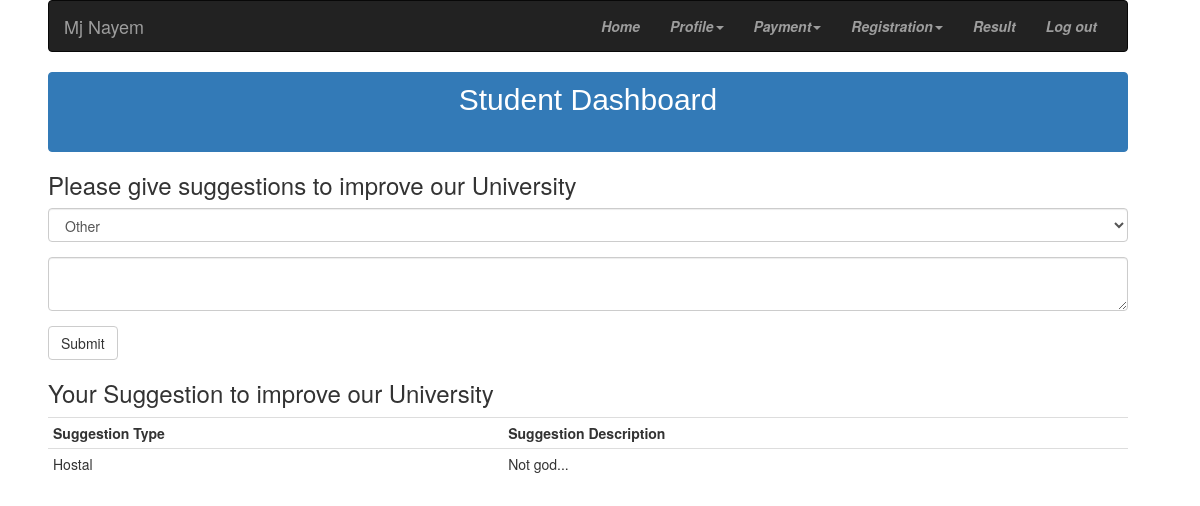
Page /home.php (signed in) on the committed database.
### tables this page shows
CREATE TABLE `personal_info_student` (
  `email` varchar(30) NOT NULL DEFAULT 'email',
  `f_name` varchar(20) DEFAULT NULL,
  `m_name` varchar(20) DEFAULT NULL,
  `l_name` varchar(20) DEFAULT NULL,
  `n_name` varchar(20) DEFAULT NULL,
  `d_o_b` varchar(20) NOT NULL DEFAULT '2017-07-01',
  `p_o_b` varchar(30) DEFAULT NULL,
  `gender` varchar(10) DEFAULT NULL,
  `marital_status` varchar(20) DEFAULT NULL,
  `blood` varchar(10) DEFAULT NULL,
  `religion` varchar(20) DEFAULT NULL,
  `nationality` varchar(30) DEFAULT NULL,
  `national_id` varchar(50) DEFAULT NULL,
  `passport` varchar(50) DEFAULT NULL,
  `im` varchar(50) DEFAULT NULL,
  `social_id` varchar(200) DEFAULT NULL,
  `about_u` varchar(300) DEFAULT NULL
);

CREATE TABLE `student_suggestion` (
  `id` int(11) NOT NULL,
  `email` varchar(30) DEFAULT NULL,
  `catagory` varchar(20) DEFAULT NULL,
  `message` varchar(500) DEFAULT NULL
);

### home.php (the view, shortened to what this page needs)
<?php
require 'db_besic.php';
 $email = $_SESSION["U_email"];
$conn=db_connection();
          mysqli_select_db($conn,"dfd_database");
          $st=mysqli_query($conn,"SELECT * from personal_info_student  where email='$email'");
          $s_up=mysqli_fetch_array($st);
?>
<!DOCTYPE html>
<html>
<head>
	<link  rel="stylesheet" href="bootstrap.min.css"/>
</head>
<body>
<div id="main_body">
<nav class="navbar navbar-inverse">
  <div class="container-fluid ">
   <div class="navbar-header" >
      <a class="navbar-brand" ><?php echo $s_up[1]." ".$s_up[2]." ".$s_up[3]?></a>
    </div>
    <div class="collapse navbar-collapse" id="bs-example-navbar-collapse-1">
      <ul class="nav navbar-nav  navbar-right">
        <li class="toggle"><a href="home.php"><i><b>Home</b></i><span class="sr-only">(current)</span></a></li>
        <li class="dropdown">
          <a href="#" class="dropdown-toggle" data-toggle="dropdown" role="button" aria-haspopup="true" aria-expanded="false"><i><b>Profile</b></i><span class="caret"></span></a>
        </li>
        <li class="dropdown">
          <a href="#" class="dropdown-toggle" data-toggle="dropdown" role="button" aria-haspopup="true" aria-expanded="false"><i><b>Payment</b></i><span class="caret"></span></a>
        </li>
            <li class="dropdown">
          <a href="#" class="dropdown-toggle" data-toggle="dropdown" role="button" aria-haspopup="true" aria-expanded="false"><i><b>Registration</b></i><span class="caret"></span></a>
        </li>
          <li class="toggle"><a href="result.php"><i><b>Result</b></i><span class="sr-only">(current)</span></a></li>
           <li class="toggle"><a href="logout.php"><i><b>Log out</b></i><span class="sr-only">(current)</span></a></li>
         </ul>
  </div>
  </nav>
<div class="list-group">
  <h2 class="list-group-item active ">
   Student Dashboard
  </h2>
</div>
<h3>Please give suggestions to improve our University</h3>
<form action="home.php" method="post">
  <div class="form-group ">
    <select class="form-control" name="catagory">
  <option value="Other">Other</option>
</select>
  </div>
  <div class="form-group ">
  <textarea class="form-control" collam="3" name="message"></textarea>
  </div>
  <div class="form-group">
  <button type="submit" class="btn btn-default" name="submit">Submit</button>
  </div>
</form>
<h3>Your Suggestion to improve our University</h3>
<div class="table-responsive">
<table class="table table-condensed">
 <tr>
<th>Suggestion Type</th>
<th>Suggestion Description</th>
</tr>
<?php
          $st=mysqli_query($conn,"SELECT * from student_suggestion  where email='$email'");
         while($s_up=mysqli_fetch_array($st)){
          echo "
          <tr>
  <td >$s_up[2]</td>
  <td >$s_up[3]</td>
</tr>
          ";
         }
?>
</table>
</div>
  </div>
</body>
</html>

### home.php (style rules this page uses)
#main_body { width: 90%; height: auto; position: absolute; left: 4%; }
.list-group-item { text-align: center; height: 80px; font-family: 'oswald',sans-serif; }

### rows in the picture
personal_info_student: f_name "Mj", m_name "Nayem"
student_suggestion: catagory "Hostal", message "Not god..."
